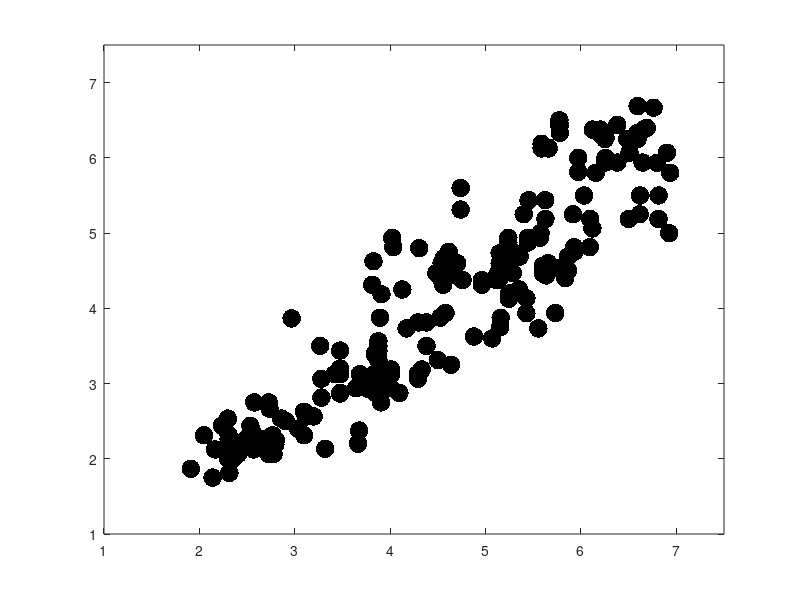
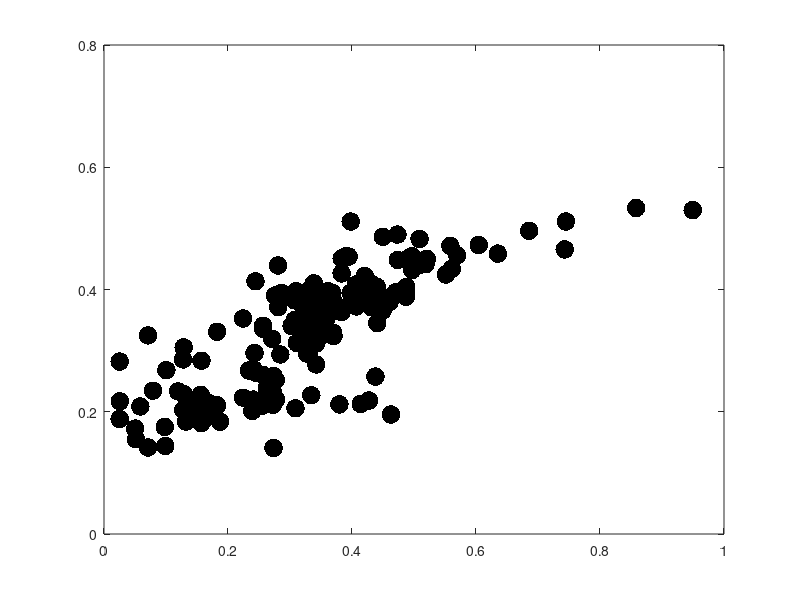
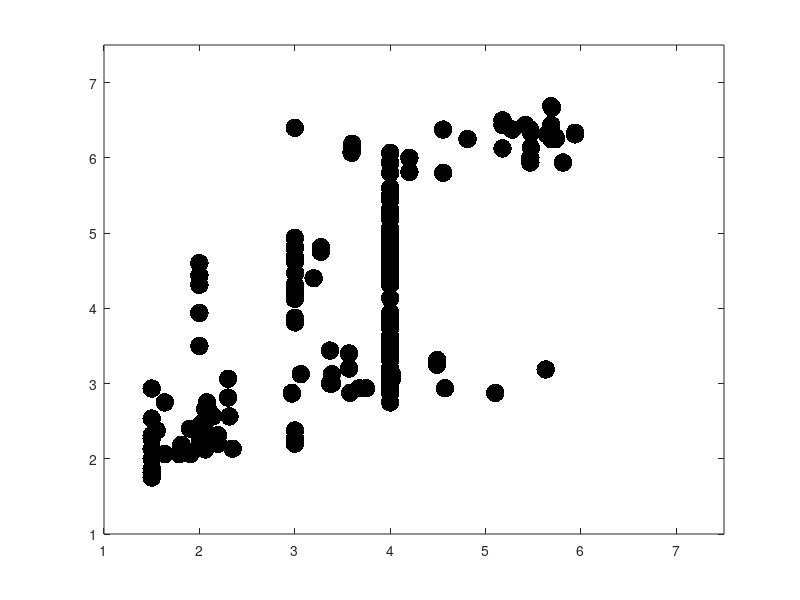
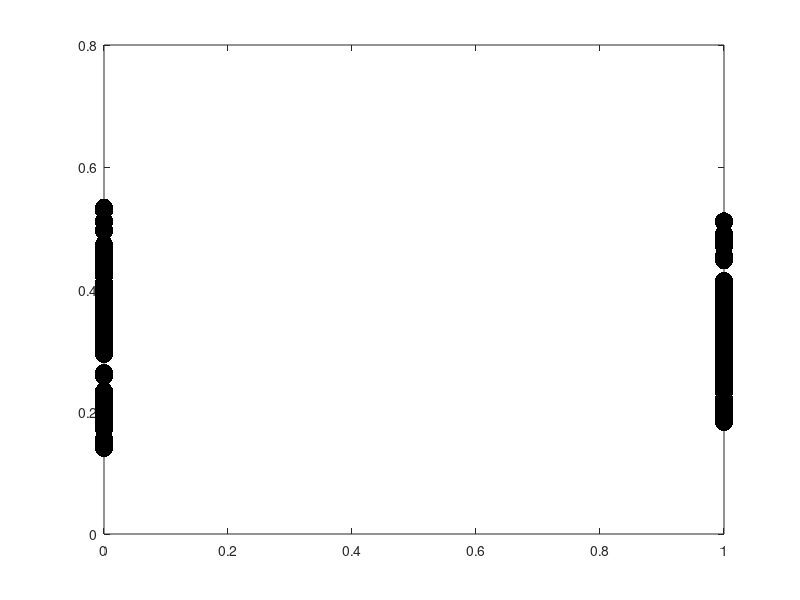

These charts were generated, in order, by the following MATLAB code: (Note: this script raises an error after producing the figures.)
% scatter_plots.m
% Plot individual trial (figures 1-8) and grouped-trial (figures 9-16) mean
% human judgments against model predictions for desires (odd-numbered
% figures) and beliefs (even-numbered figures) for btom (1,2,9,10),
% truebelief (3,4,11,12), nocost (5,6,13,14) and motionheuristic (7,8,15,16)

btom=load('data/btom_results_complete.mat');
truebelief=load('data/truebelief_results_complete.mat');
nocost=load('data/nocost_results_complete.mat');
motionheuristic=load('data/motionheuristic_results_complete.mat');

people=load('data/human_data.mat');

excl=[11 12 22 71 72];
%excl=[];
incl=setdiff(1:78,excl);

btom.beta_ind = 5;
truebelief.beta_ind = 18;
nocost.beta_ind = 5;

desire_axis = [1 7.5 1 7.5];
belief_axis = [0 1 0 .8];
errorbar_width = 12;
markersize = 40;


%% Individual trial analyses

desire_people = people.des_inf_mean(:,incl);
belief_people = people.bel_inf_mean_norm(:,incl);

% BToM individual

desire_model = btom.desire_model(:,incl,btom.beta_ind);
belief_model = btom.belief_model(:,incl,btom.beta_ind);

figure(1);
plot(desire_model(:),desire_people(:),'k.','markersize',markersize);
axis(desire_axis);

figure(2);
plot(belief_model(:),belief_people(:),'k.','markersize',markersize);
axis(belief_axis);

% TrueBelief individual

desire_model = truebelief.desire_model(:,incl,truebelief.beta_ind);
belief_model = truebelief.belief_model(:,incl,truebelief.beta_ind);

figure(3);
plot(desire_model(:),desire_people(:),'k.','markersize',markersize);
axis(desire_axis);

figure(4);
plot(belief_model(:),belief_people(:),'k.','markersize',markersize);
axis(belief_axis);

% NoCost individual

desire_model = nocost.desire_model(:,incl,nocost.beta_ind);
belief_model = nocost.belief_model(:,incl,nocost.beta_ind);

figure(5);
plot(desire_model(:),desire_people(:),'k.','markersize',markersize);
axis(desire_axis);

figure(6);
plot(belief_model(:),belief_people(:),'k.','markersize',markersize);
axis(belief_axis);

% MotionHeuristic individual

desire_model = motionheuristic.desire_model(:,incl);
belief_model = motionheuristic.belief_model(:,incl);

figure(7);
plot(desire_model(:),desire_people(:),'k.','markersize',markersize);
axis(desire_axis);

figure(8);
plot(belief_model(:),belief_people(:),'k.','markersize',markersize);
axis(belief_axis);


%% Grouped trial analysis

desire_people = people.des_inf_group_mean;
belief_people = people.bel_inf_group_mean;
desire_people_sd = people.des_inf_group_sd;
belief_people_sd = people.bel_inf_group_sd;

% BToM grouped

desire_model = btom.desire_model_group(:,:,btom.beta_ind);
belief_model = btom.belief_model_group(:,:,btom.beta_ind);

figure(9);
plot(desire_model(:),desire_people(:),'k.','markersize',markersize);
hold on;
h=errorbar(desire_model(:),desire_people(:),desire_people_sd(:),desire_people_sd(:), ...
    'linestyle','none','color',[0 0 0],'linewidth',1,'markersize',markersize);
h.CapSize = errorbar_width;
axis(desire_axis);

figure(10);
plot(belief_model(:),belief_people(:),'k.','markersize',markersize);
hold on;
h=errorbar(belief_model(:),belief_people(:),belief_people_sd(:),belief_people_sd(:), ...
    'linestyle','none','color',[0 0 0],'linewidth',1,'markersize',markersize);
h.CapSize = errorbar_width;
axis(belief_axis);

% TrueBelief individual

desire_model = truebelief.desire_model_group(:,:,truebelief.beta_ind);
belief_model = truebelief.belief_model_group(:,:,truebelief.beta_ind);

figure(11);
plot(desire_model(:),desire_people(:),'k.','markersize',markersize);
hold on;
h=errorbar(desire_model(:),desire_people(:),desire_people_sd(:),desire_people_sd(:), ...
    'linestyle','none','color',[0 0 0],'linewidth',1,'markersize',markersize);
h.CapSize = errorbar_width;
axis(desire_axis);

figure(12);
plot(belief_model(:),belief_people(:),'k.','markersize',markersize);
hold on;
h=errorbar(belief_model(:),belief_people(:),belief_people_sd(:),belief_people_sd(:), ...
    'linestyle','none','color',[0 0 0],'linewidth',1,'markersize',markersize);
h.CapSize = errorbar_width;
axis(belief_axis);

% NoCost individual

desire_model = nocost.desire_model_group(:,:,nocost.beta_ind);
belief_model = nocost.belief_model_group(:,:,nocost.beta_ind);

figure(13);
plot(desire_model(:),desire_people(:),'k.','markersize',markersize);
hold on;
h=errorbar(desire_model(:),desire_people(:),desire_people_sd(:),desire_people_sd(:), ...
    'linestyle','none','color',[0 0 0],'linewidth',1,'markersize',markersize);
h.CapSize = errorbar_width;
axis(desire_axis);

figure(14);
plot(belief_model(:),belief_people(:),'k.','markersize',markersize);
hold on;
h=errorbar(belief_model(:),belief_people(:),belief_people_sd(:),belief_people_sd(:), ...
    'linestyle','none','color',[0 0 0],'linewidth',1,'markersize',markersize);
h.CapSize = errorbar_width;
axis(belief_axis);

% MotionHeuristic individual

desire_model = motionheuristic.desire_model_group;
belief_model = motionheuristic.belief_model_group;

figure(15);
plot(desire_model(:),desire_people(:),'k.','markersize',markersize);
hold on;
h=errorbar(desire_model(:),desire_people(:),desire_people_sd(:),desire_people_sd(:), ...
    'linestyle','none','color',[0 0 0],'linewidth',1,'markersize',markersize);
h.CapSize = errorbar_width;
axis(desire_axis);

figure(16);
plot(belief_model(:),belief_people(:),'k.','markersize',markersize);
hold on;
h=errorbar(belief_model(:),belief_people(:),belief_people_sd(:),belief_people_sd(:), ...
    'linestyle','none','color',[0 0 0],'linewidth',1,'markersize',markersize);
h.CapSize = errorbar_width;
axis(belief_axis);
